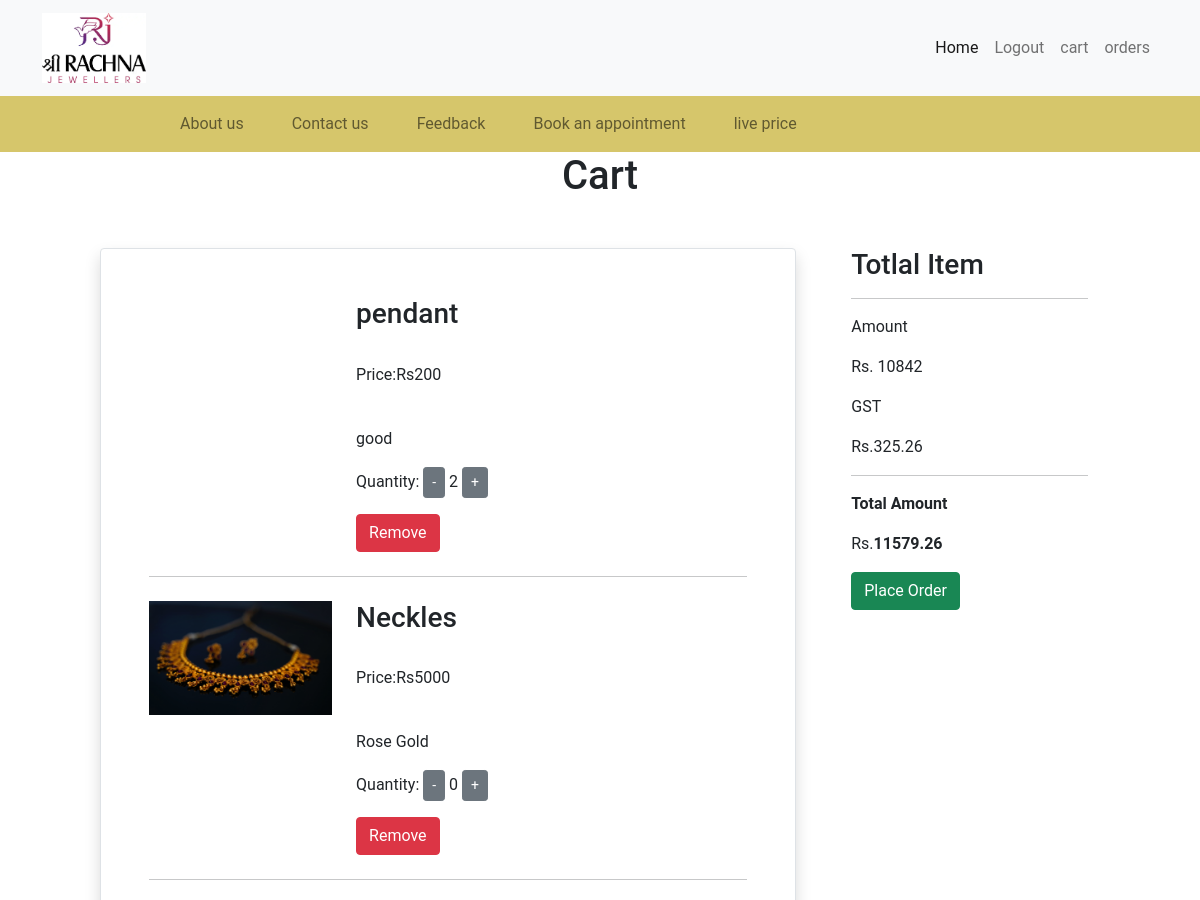
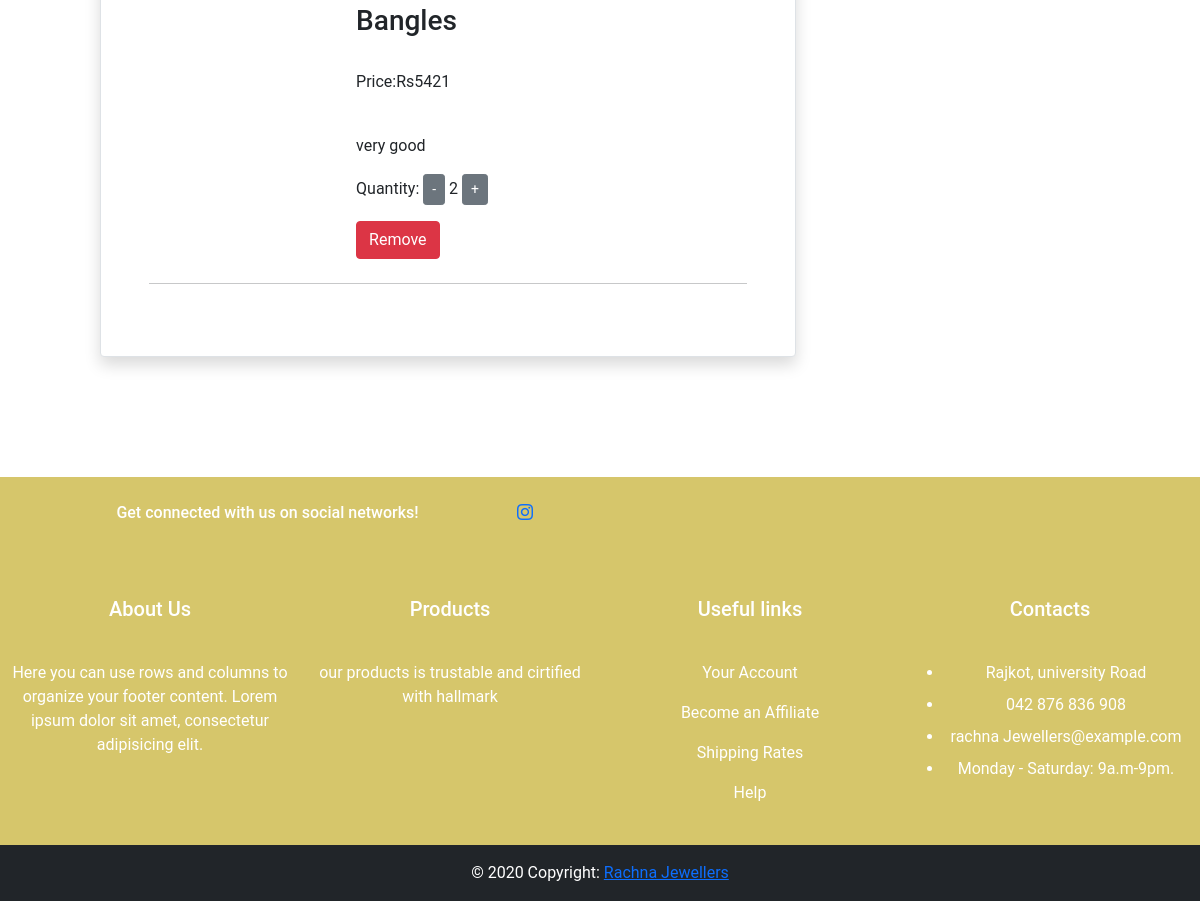
/shop/show_cart/ (signed in), run on the app's committed database (2 pictures, top to bottom).
### shop/models.py (models this page shows, shortened)
class cart(models.Model):
    email = models.ForeignKey(Customer, on_delete=models.CASCADE)
    product = models.ForeignKey(product, on_delete=models.CASCADE,default="1")
    quantity = models.PositiveIntegerField(default="1")

class product(models.Model):
    product_name = models.CharField(max_length=50)
    category = models.ForeignKey(Category ,on_delete=models.CASCADE, default=1)
    price = models.PositiveIntegerField(default=0)
    purity = models.IntegerField(default=0)
    jewellery_type = models.CharField(max_length=50, default="")
    weight = models.FloatField(default=0)
    desc = models.CharField(max_length=300)
    pub_date = models.DateTimeField()
    image = models.ImageField(upload_to='shop/images', default="")

### shop/views.py (the view)
# urls.py: path("show_cart/", views.show_cart, name="show_cart"),
def show_cart(request):
    session_email1 = request.session.get('session_email')
    customers = Customer.objects.get(email=session_email1)
    carts = cart.objects.filter(email=customers)
    amount = 0.0
    GST = 0.0
    total_amount = 0.0
    cart_product = [p for p in cart.objects.all() if p.email == customers]
    if cart_product:
        for p in cart_product:
            amount = (p.quantity * p.product.price)
            GST = amount * 3 / 100
            total_amount += amount + GST
        return render(request, 'shop/cart.html',
                      {'carts': carts, 'total_amount': total_amount, 'amount': amount, 'GST': GST})
    else:
        return render(request, 'shop/empty.html')

### shop/templates/shop/cart.html
{% extends 'shop/base.html' %}
{% block content %}
{% load static %}
<center><h1>Cart</h1></center>
<div class="container">
    <div class="p-4 m-4">
        <div class="row">
            <div class="col-lg-8 col-md-8 col-xs-8 mx-auto border rounded py-5 px-5 shadow p-3 mb-5 bg-body rounded">
                {% for cart in carts %}
                <div class="row">
                    <div class="col-lg-4 col-md-4 col-xs-4">
                        <img src='/media/{{cart.product.image}}' alt="" class="img-fluid">
                    </div>
                    <div class="col-lg-8 col-md-8 col-xs-8">
                        <h3>{{cart.product.product_name}}</h3>
                        <br>
                        <p>Price:Rs{{cart.product.price}}</p>
                        <br>
                        <p>{{cart.product.desc}}</p>
                        <p>Quantity:
                            <button type="button" pid="{{cart.product.id}}" class="btn btn-secondary btn-sm minus-cart">
                                -
                            </button>
                            <span>{{cart.quantity}}</span>
                            <button type="button" pid="{{cart.product.id}}" class="btn btn-secondary btn-sm plus-cart">+
                            </button>
                        </p>
                        <button type="submit" pid="{{cart.product.id}}" class="btn btn-danger remove-cart">Remove
                        </button>
                    </div>
                </div>
                <hr class="mt-4 mb-4">
                {% endfor %}
            </div>
            <div class="col-lg-3 col-md-3 col-xs-3 mx-auto  rounded  mb-5 bg-body rounded">
                <h3>Totlal Item</h3>
                <hr>
                <p>Amount</p>
                <p class="ms-auto">Rs. <span id="amount">{{amount}}</span></p>
                <P>GST</P>
                <p class="ms-auto"> Rs.<span id="GST">{{GST}}</span></p>
                <hr>
                <p><strong> Total Amount </strong></p>
                <p class="ms-auto">Rs.<strong id="total_amount">{{total_amount}}</strong></p>
                <a href='/shop/checkout'>
                    <button type="submit" class="btn btn-success remove-cart">Place Order
                    </button>
                </a>
            </div>
        </div>
    </div>
</div>
{% endblock %}

### shop/static/shop/main.css (style rules this page uses)
* { font-family: 'Roboto', sans-serif; }

### data on the page
cart: product.product_name "pendant", product.price "200", product.desc "good", quantity "2"
cart: product.image (picture), product.product_name "Neckles", product.price "5000", product.desc "Rose Gold", quantity "0"
cart: product.product_name "Bangles", product.price "5421", product.desc "very good", quantity "2"

### other printed values
{{ amount }} "10842"
{{ GST }} "325.26"
{{ total_amount }} "11579.26"
